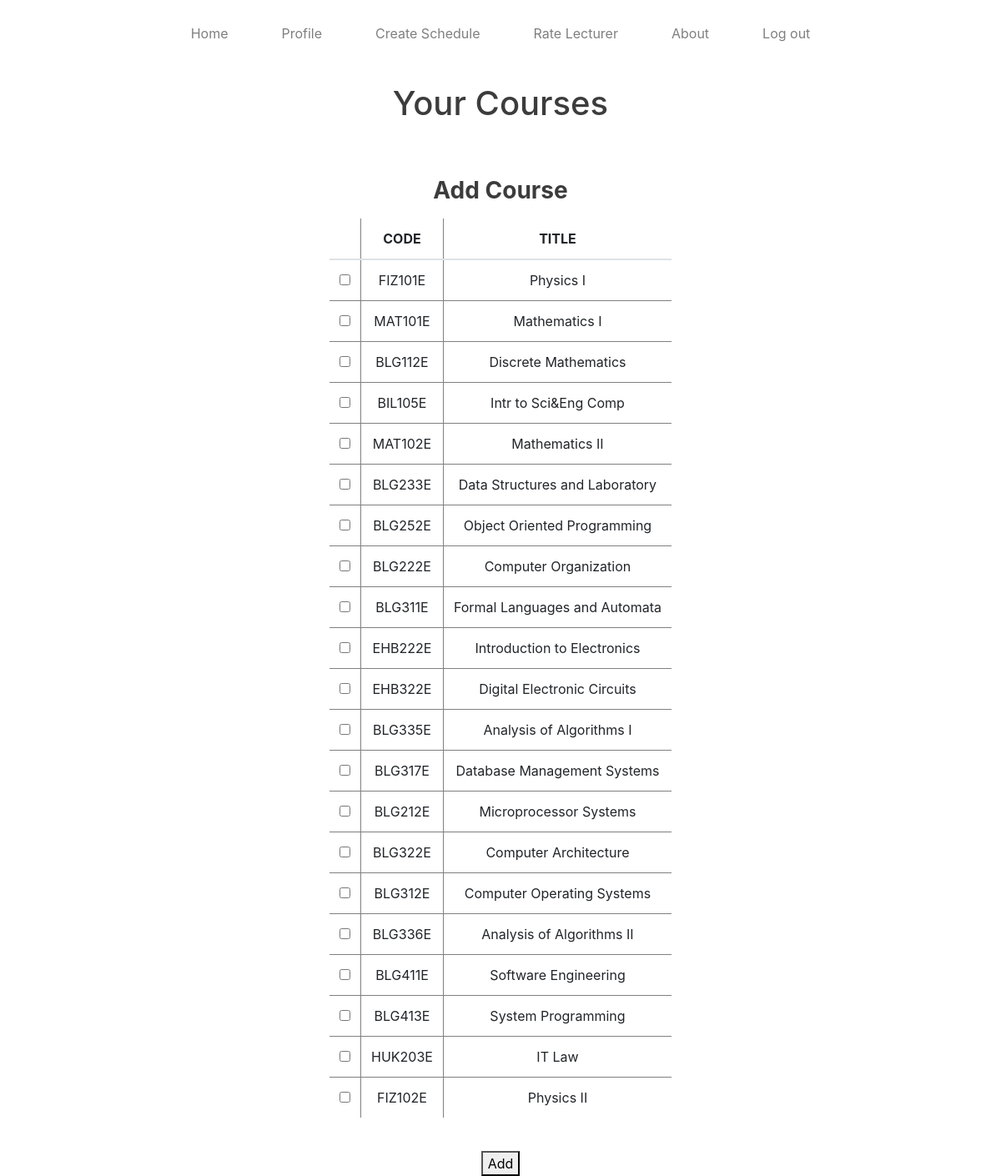
The app's page /taken_course/ (signed in) with its own data.
### dbmf/models.py (models this page shows)
class Course(models.Model):
    title   = models.CharField(max_length=50)
    code    = models.CharField(max_length=10)
    def __str__(self):
        return self.code

### pages/views.py (the view, shortened to what this page needs)
# urls.py: url('taken_course/', views.TakenCourseView.as_view(), name='taken_course'),
class TakenCourseView(TemplateView):
    template_name = 'pages/taken_course.html'
    def get(self, request):
        if request.user.id != None:
            course_list = Course.objects.all()
            return render(request, 'pages/taken_course.html', {'courses': course_list})
        else:
            return render(request, 'pages/signup.html')

### templates/pages/taken_course.html (shortened to what this page needs)
{% extends 'base.html' %}
{% load static %}
{% block content %}
<head>
    </head>
  <div class="container">
    <div class="row justify-content-center">
      <section class="col-lg-12 text-center">
        <h1 class="my-4">Your Courses</h1>
      </section>
    </div>
  </div>
  <div class="container-fluid">
    <div class="row justify-content-center">
      <section class="col-lg-8 text-center">
        <h3 class="mt-3">
          <strong>Add Course</strong>
        </h3>
        <article class="row justify-content-center">
    <form action="" method="post">{% csrf_token %}
      <table class="table is-fullwidth" rules="all">
        <thead>
        <tr>
            <th>     </th>
            <th>CODE</th>
            <th>TITLE</th>
            </tr>
      </thead>
      <tbody>
      <tr {% for course in courses %}>
            <td><input type="checkbox" name="checks[]" value={{course}}/></td>
            <td>{{course.code}}</td>
            <td>{{course.title}}</td>
        </tr {% endfor %}>
      </tbody>
      </table>
      <div class="field is-grouped">
      <br>
        <div class="control">
          <button class="button is-danger is-small">Add</button>
        </div>
      </div>
    </form>
        </article>
      </section>
    </div>
  </div>
{% endblock content %}

### templates/base.html (shortened to what this page needs)
{% load static %}
<!doctype html>
<html lang="en">
  <head>
    <link rel="stylesheet" href="{% static 'css/bootstrap.min.css' %}">
    <link rel="stylesheet" href="{% static 'fonts/font-awesome-4.7.0/css/font-awesome.min.css' %}">
    <link rel="stylesheet" href="{% static 'css/theme.css' %}">
  </head>
  <body>
    {% include "_header.html" %}
    {% block content %}{% endblock content %}
  </body>
</html>

### templates/_header.html (shortened to what this page needs)
{% load static %}
<header>
  <nav class="navbar navbar-expand-md navbar-light p-0 justify-content-end justify-content-md-center">
    <ul class="d-none d-md-flex navbar-nav mx-auto">
      <a class="nav-item nav-link {% if request.resolver_match.url_name == 'index' %}active{% endif %} py-4" href="{% url 'pages:index' %}">Home</a>
      <a class="nav-item nav-link {% if request.resolver_match.url_name == 'about' %}active{% endif %} py-4 ml-4 ml-lg-5" href="{% url 'pages:profile' %}">Profile</a>
      <a class="nav-item nav-link  py-4 ml-4 ml-lg-5" href="{% url 'pages:open_source' %}">Create Schedule</a>
      <a class="nav-item nav-link {% if request.resolver_match.url_name == 'rate_lecturer' %}active{% endif %} py-4 ml-4 ml-lg-5" href="{% url 'pages:rate_lecturer' %}"> Rate Lecturer</a>
      <a class="nav-item nav-link {% if request.resolver_match.url_name == 'about' %}active{% endif %} py-4 ml-4 ml-lg-5" href="{% url 'pages:about' %}">About</a>
       <a class="nav-item nav-link {% if request.resolver_match.url_name == 'logout' %}active{% endif %} py-4 ml-4 ml-lg-5" href="{% url 'logout' %}">Log out</a>
    </ul>
  </nav>
</header>

### static/css/theme.css (style rules this page uses)
body { color: #3c3c3c; }
.navbar-light .navbar-nav .nav-link { border-top: 4px solid #fff; }

### records on screen
Course: code "FIZ101E", title "Physics I"
Course: code "MAT101E", title "Mathematics I"
Course: code "BLG112E", title "Discrete Mathematics"
Course: code "BIL105E", title "Intr to Sci&Eng Comp"
Course: code "MAT102E", title "Mathematics II"
Course: code "BLG233E", title "Data Structures and Laboratory"
Course: code "BLG252E", title "Object Oriented Programming"
Course: code "BLG222E", title "Computer Organization"
Course: code "BLG311E", title "Formal Languages and Automata"
Course: code "EHB222E", title "Introduction to Electronics"
Course: code "EHB322E", title "Digital Electronic Circuits"
Course: code "BLG335E", title "Analysis of Algorithms I"
Course: code "BLG317E", title "Database Management Systems"
Course: code "BLG212E", title "Microprocessor Systems"
Course: code "BLG322E", title "Computer Architecture"
Course: code "BLG312E", title "Computer Operating Systems"
Course: code "BLG336E", title "Analysis of Algorithms II"
Course: code "BLG411E", title "Software Engineering"
Course: code "BLG413E", title "System Programming"
Course: code "HUK203E", title "IT Law"
Course: code "FIZ102E", title "Physics II"
